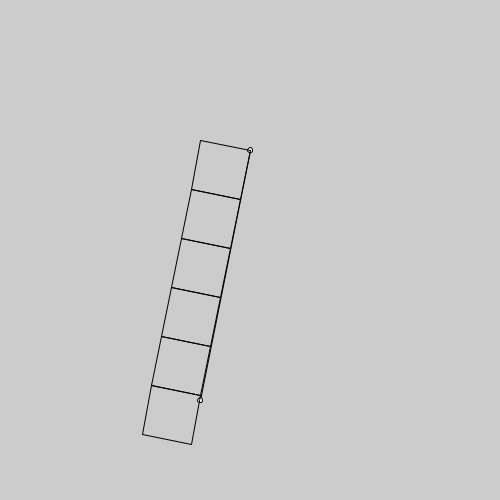
Frame 1 (no input)
Frame 60 (the mouse pressed at the canvas centre just before this capture): identical to frame 1, image omitted
Frame 120 (the mouse held since frame 60 and released just before this capture): identical to frame 1, image omitted

The Processing sketch that drew this single still picture (run headless with seeded random() and noise(); from frame 60 on, the mouse is pressed at the canvas centre):

// Processing sketch: vec_obj
// ── vec_obj.pde



void setup(){
  size(500,500);
  float m0=250;
  float n0=150;
  float m1=200;
  float n1=400;    
  line(m0,n0,m1,n1);
  ellipse(m0,n0,5,5);
  ellipse(m1,n1,5,5);
  float cumuD=0;
  int counter=0;
  plotRect(m0,n0,m1,n1,m0,n0,cumuD, counter,false);
}
void draw(){
  //background(255);  
}

void plotRect(float x0, float y0, float x1, float y1, float p, float q, float cumuD, int counter, boolean dir){
  if(x0-x1==0){
    x1+=0.001;
  }
  float m0=(y1-y0)/(x1-x0);
  float c0=y0-m0*x0;
  
  float a0,b0,a1,b1,a2,b2,a2_,b2_;
  
  if(dir==true){
    a0=p+(50/sqrt(1+(m0*m0)));
    b0=(a0*m0)+c0;
    a2_=p+(50/sqrt(1+m0*m0));
    b2_=a2_*m0 + c0;    
  }else{
      a0=p-(50/sqrt(1+(m0*m0)));
      b0=(a0*m0)+c0;  
      a2_=p-(50/sqrt(1+m0*m0));
      b2_=a2_*m0 + c0;    
  }
  
  float a1_=a0-(50/sqrt(1+(m0*m0)));
  float b1_=(a1_*m0)+c0;    
  a1=-(b1_-b0)+a0;
  b1=(a1_-a0)+b0;
  
  a2=-(b2_-q)+p;
  b2=(a2_-p)+q;
  
  line(p,q,a0,b0);    
  line(a0,b0,a1,b1);
  line(p,q,a2,b2);
  line(a1,b1,a2,b2);
  float maxD=dis(x0,y0,x1,y1);
  float d0=dis(p,q,a0,b0);
  cumuD+=d0;
  counter++;
  println(counter+","+cumuD+","+maxD);
  
  if(counter<10 && cumuD<maxD){    
   plotRect(x0,y0,x1,y1,a0,b0,cumuD,counter,dir);
  }  
}

public boolean isInside(float x0, float y0, float x1, float y1, float a, float b){
   float d1=dis(x1,y1,a,b);
   float d2=dis(x1,y1,x0,y0);
   if(x1-x0==0){
     x1+=0.0001;
   }
   if(x1-a==0){
     x1+=0.0001;
   }
   float m0=(y1-y0)/(x1-x0);
   float m1=(y1-b)/(x1-a);
   float df=(m0-m1);
   //println(d1+","+d2+","+m1);
   if(d1<d2 && df<1){
     return true;
   }else{
     return false;
   }
}

public float dis(float x0, float y0, float x1, float y1){
  float d=sqrt((x0-x1)*(x0-x1) + (y0-y1)*(y0-y1));
  return d;
}
